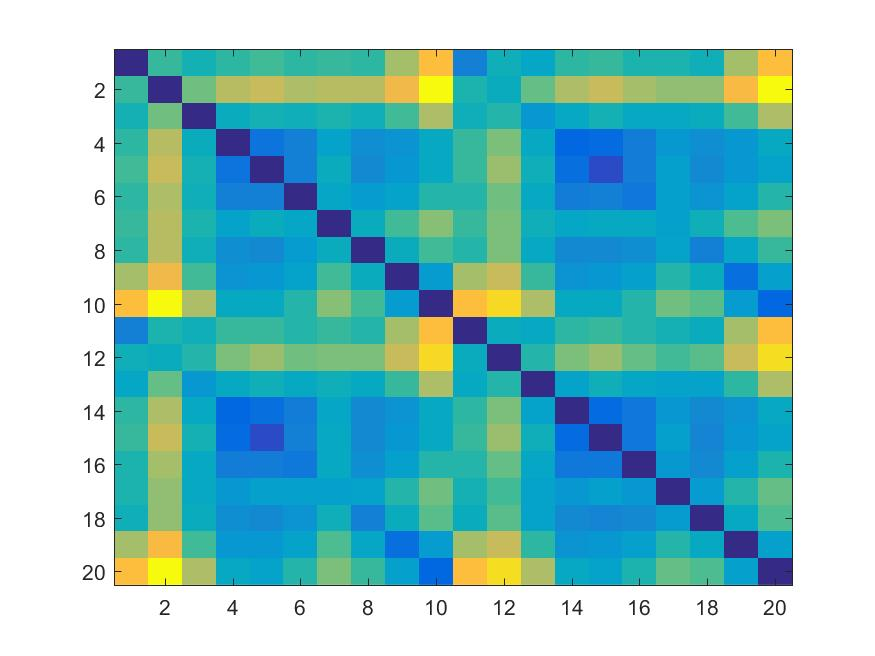
#> input picture matlab_to_python/oImages/d1.jpg, 875 x 656 px; its folder holds only this picture in this run
$ python validate_matlab_to_python.py
#> lines starting #> are read from the running program, lines starting #| are printed output that depends on the picture
#> further down, ori_img is the input picture: shape (656, 875, 3); mean R, G, B 128.4, 195, 197.8
import os
import imageio
import numpy

# Imagens originais devem estar dentro da pasta oImages.
# Imagens geradas devem estar dentro da pasta gImages.

# As imagens originais e geradas devem estar com o mesmo nome e o
# mesmo formato.

# A comparação será feita pelo nome , portanto a imagem 'd1.jpg' da
# pasta oImages e comparada com a 'd1,jpg' da pasta gImages.


#################### PARÂMETROS INICIAIS ###########################


PASTA_DE_IMAGENS_ORIGINAIS = 'oImages'
PASTA_DE_IMAGENS_GERADAS = 'gImages'
CORTAR_IMAGENS_ORIGINAIS = True
CORTAR_IMAGENS_GERADAS = True
FORCAR_RESIZE = True


####################################################################


original_data_path = os.getcwd()  + '//' + PASTA_DE_IMAGENS_ORIGINAIS
geradas_data_path = os.getcwd()   + '//' + PASTA_DE_IMAGENS_GERADAS

oImages = os.listdir(original_data_path)

erro_medio = {}


'''
def compareWhite(arrayA,arrayB,p):
    perc = 0
    cont = 0
    cont2 = 0

    for r in arrayA:
        cont += 1
        if((sum(r)/3) > 250):
            cont2 += 1
    perc = cont2/cont
    return (perc>p)
'''

def rgb2gray(rgb):
    return numpy.dot(rgb[...,:3], [0.299, 0.587, 0.114])

def cutImages(img):

    img_rows = img.shape[0]
#> img_rows = 656
    img_columns = img.shape[1]
#> img_columns = 875

    white_line = numpy.ones((875,3), dtype = 'uint8')
    white_line = white_line * 255

    cont = 0
    new_img = img[:]

    for i in range(0,img_rows):
        row = img[i]
        if(numpy.allclose(row,white_line,rtol=0.99,atol=0.99)):
            new_img = numpy.delete(new_img, (cont), axis=0)
            cont -= 1
        cont+=1
#> this loop made 656 passes
#> pass 2, in cutImages, `new_img = numpy.delete(new_img, (cont), axis=0)`:
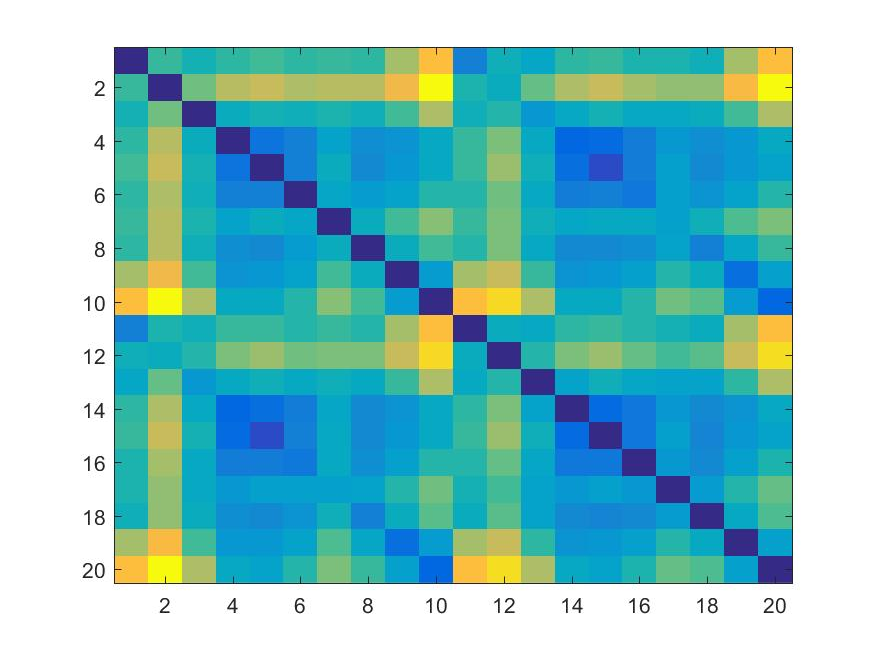
#> new_img: shape (654, 875, 3); mean R, G, B 128, 194.8, 197.6
#> pass 3, in cutImages, `new_img = numpy.delete(new_img, (cont), axis=0)`:
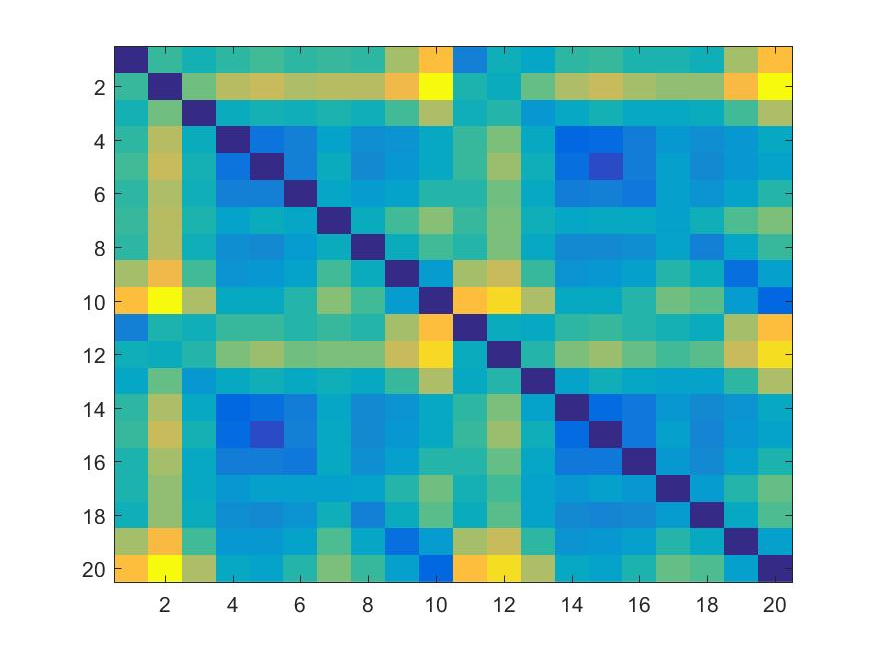
#> new_img: shape (653, 875, 3); mean R, G, B 127.8, 194.7, 197.6
#> after the loop:
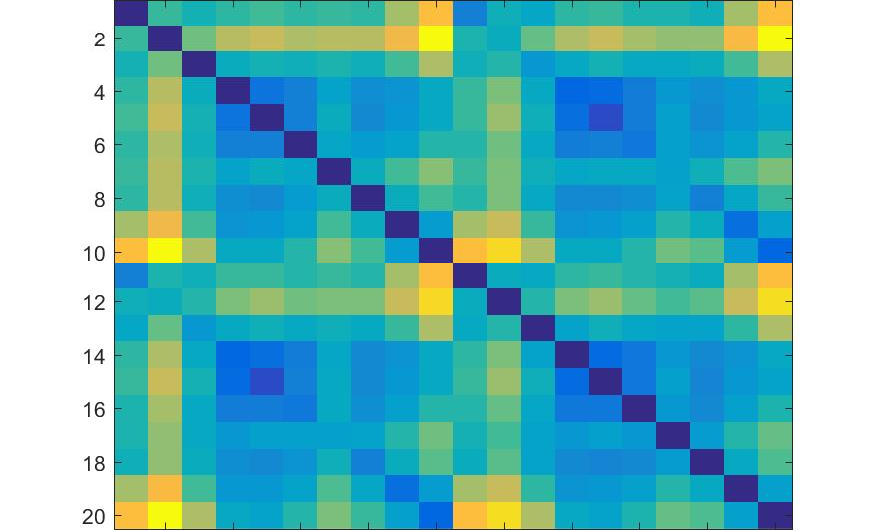
#> new_img: shape (530, 875, 3); mean R, G, B 100.3, 181.9, 185.9
#> after the loop, cont = 530

    white_column = numpy.ones((656,3), dtype = 'uint8')
    white_column = white_column * 255
    cont = 0


    for j in range(0,img_columns):
        column = img[:,j]
        if(numpy.allclose(column,white_column,rtol=0.99,atol=0.99)):
            new_img = numpy.delete(new_img, (cont), axis=1)
            cont -= 1
        cont+=1
#> this loop made 875 passes
#> pass 2, in cutImages, `new_img = numpy.delete(new_img, (cont), axis=1)`:
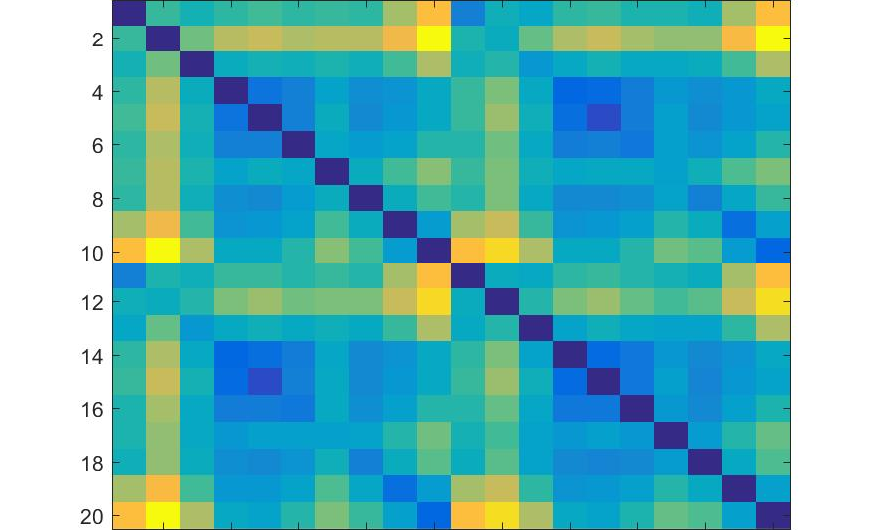
#> new_img: shape (530, 873, 3); mean R, G, B 100, 181.8, 185.7
#> pass 3, in cutImages, `new_img = numpy.delete(new_img, (cont), axis=1)`:
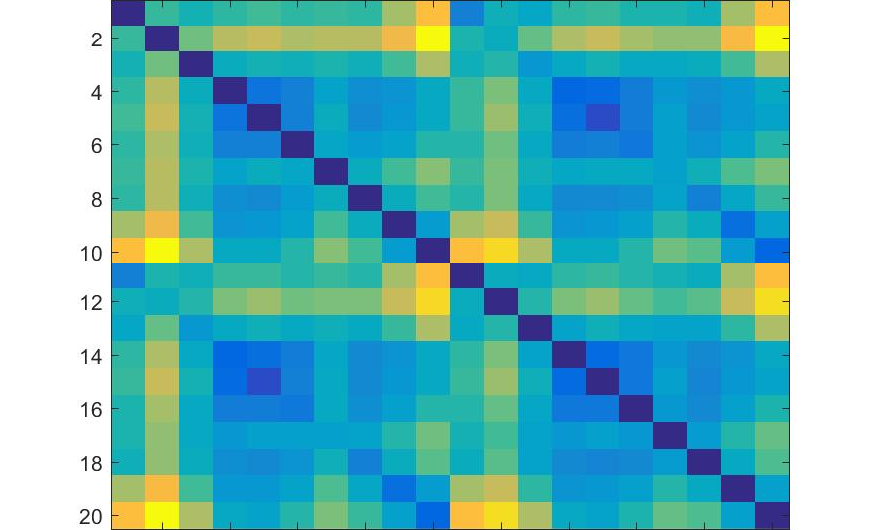
#> new_img: shape (530, 872, 3); mean R, G, B 99.8, 181.7, 185.6
#> after the loop:
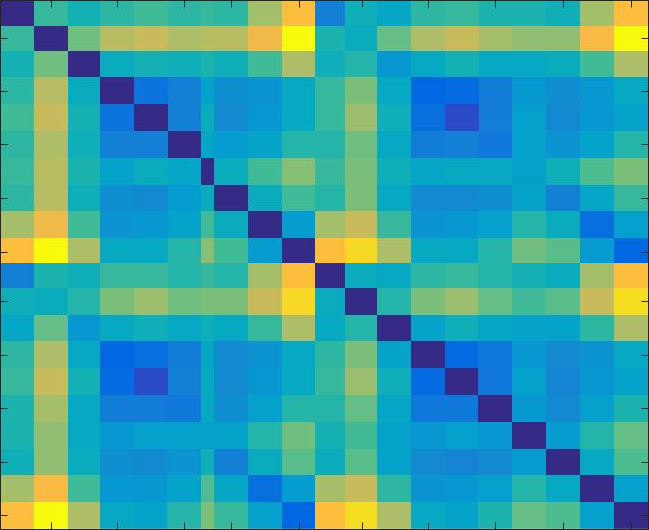
#> new_img: shape (530, 649, 3); mean R, G, B 56.2, 161, 166.8
#> after the loop, cont = 649

    return new_img

all_mean = []

for o in oImages:
    ori_img = imageio.imread(original_data_path + '//' + o)
    if(CORTAR_IMAGENS_ORIGINAIS):
        ori_img = cutImages(ori_img)
    ger_img = imageio.imread(geradas_data_path + '//' + o)
    if(CORTAR_IMAGENS_GERADAS):
        ger_img = cutImages(ger_img)
    if(FORCAR_RESIZE):
        minrow = min(ori_img.shape[0],ger_img.shape[0])
#> minrow = 530
        mincol = min(ori_img.shape[1],ger_img.shape[1])
#> mincol = 649
        ori_img = ori_img[0:minrow,0:mincol]
        ger_img = ger_img[0:minrow,0:mincol]
        gray_ori = rgb2gray(ori_img)
#> in rgb2gray, `return numpy.dot(rgb[...,:3], [0.299, 0.587, 0.114])`:
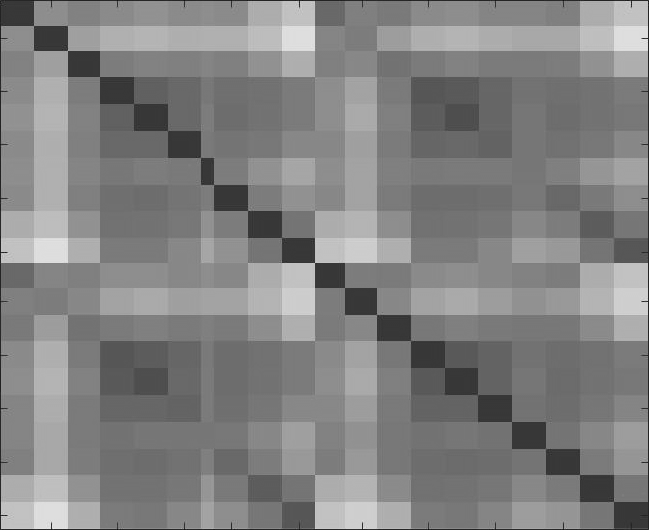
#> returned value: shape (530, 649) float64; min 8.83, max 238.1, mean 130.3
        gray_ger = rgb2gray(ger_img)
        e = gray_ori - gray_ger
#> e: shape (530, 649) float64; every value is 0
        e = sum(abs(e))                      #Manhattan norm
#> e = 649 values from 0 to 0
        e = e.mean()
#> e = 0
        e = e/70000
        #e = numpy.linalg.norm(e.ravel(), 0)   #Zero norm
        erro_medio[o] = e
    else:
        if((ori_img.shape[0] != ger_img.shape[0]) or (ori_img.shape[1] != ger_img.shape[1])):
            erro_medio[o] = 'NaN'
        else:
            e = (ori_img == ger_img).all(axis=(0,2)).mean()
            erro_medio[o] = e

    all_mean.append(e)

erro_medio["TODOS"] = sum(all_mean)/len(all_mean)
print(erro_medio)
#| {'d1.jpg': 0.0, 'TODOS': 0.0}
